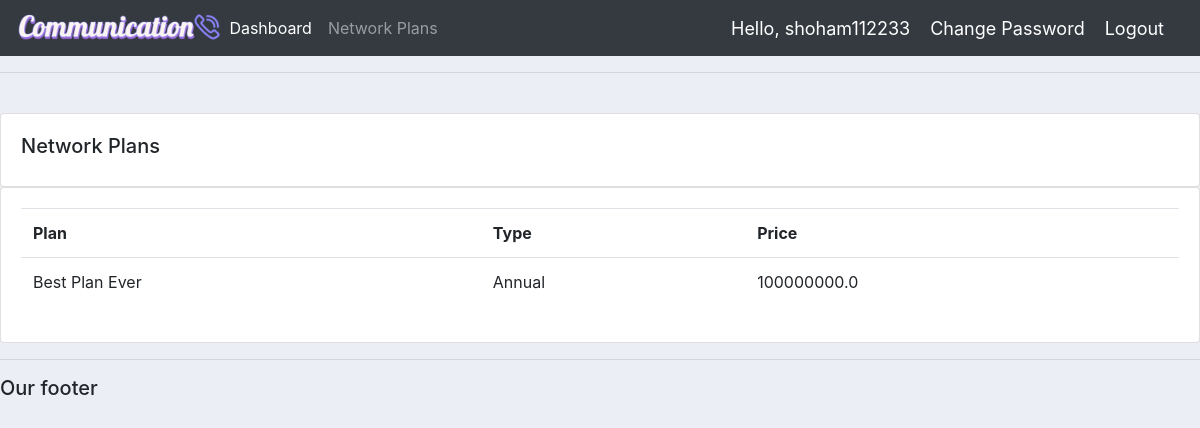
The app's page /networkplans (signed in) with its own data.
### accounts/models.py (models this page shows, shortened)
class Plan(models.Model):
    TYPE = (
        ('Annual', 'Annual'),
        ('Monthly', 'Monthly'),
    )
    name = models.CharField(max_length=200, null=True)
    price = models.FloatField(null=True)
    type = models.CharField(max_length=200, null=True, choices=TYPE)
    description = models.CharField(max_length=200, null=True, blank=True)
    date_created = models.DateTimeField(auto_now_add=True)
    tags = models.ManyToManyField(Tag)

### accounts/views.py (the view)
# urls.py: path('networkplans', views.networkplans, name='networkplans'),
@login_required(login_url='login')
def networkplans(request):
    plans = Plan.objects.all()
    return render(request, 'accounts/networkplans.html', {'plans': plans})

### accounts/templates/accounts/networkplans.html
{%  extends 'accounts/main.html' %}
{% block content %}
		<br>
		<div class="row">
			<div class="col-md">
				<div class="card card-body">
					<h5>Network Plans</h5>
				</div>
				<div class="card card-body">
					<table class="table">
						<tr>
							<th>Plan</th>
							<th>Type</th>
							<th>Price</th>
						</tr>
						{% for i in plans %}
							<tr>
								<td>{{i.name}}</td>
								<td>{{i.type}}</td>
								<td>{{i.price}}</td>
							</tr>
						{% endfor %}
					</table>
				</div>
			</div>
		</div>
{% endblock content %}

### accounts/templates/accounts/navbar.html (shortened to what this page needs)
{% load static %}
<nav class="navbar navbar-expand-lg navbar-dark bg-dark">
    <img src="{% static 'images/logo.png' %}"
    width="205.4"
    height="34.4" >
    <div class="collapse navbar-collapse" id="navbarNav">
      <ul class="navbar-nav">
        <li class="nav-item active">
          <a class="nav-link" href="{% url 'home' %}">Dashboard</a>
        </li>
        <li class="nav-item">
          <a class="nav-link" href="{% url 'networkplans' %}">Network Plans</a>
        </li>
      </ul>
    </div>
    <span class="hello-msg">Hello, {{request.user}}</span>
    <span><a class="hello-msg" href={% url 'change_password' %}>Change Password</a></span>
    <span><a class="hello-msg" href={% url 'logout' %}>Logout</a></span>
  </nav>

### static/css/main.css (style rules this page uses)
body { background-color: #ebeff5; }

### accounts/templates/accounts/navbar.html (style rules this page uses)
.hello-msg { font-size: 18px; color: #fff; margin-right: 20px; }

### records on screen
Plan: name "Best Plan Ever", type "Annual", price "100000000.0"

### other values on screen
{{ request.user }} "shoham112233"
